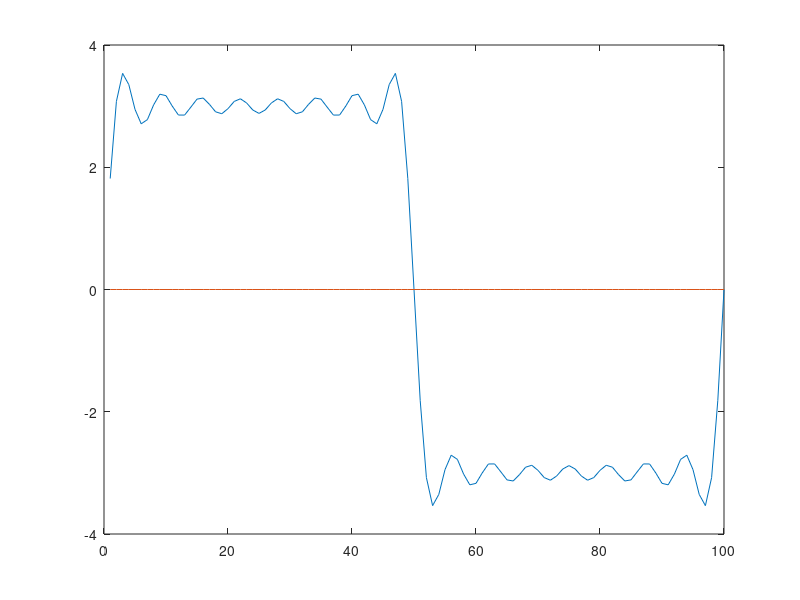

MATLAB code to generate this figure:

%p1
  T = 100;
  A = 3;
  for t = 1:T/2
    s(t) = A ;
  endfor
  
  for t = T/2:T
    s(t) = -A ;
  endfor
  
  
  #plot(1:T, s);
  #ylim([-A-1 A+1]);

%p2

  K = 3;

  c = zeros(1, 2*K + 1);
   for k = -K:K
     if (mod(k, 2) == 0)
       c(k + K + 1) = 0;
       else
        c(k + K + 1) = 2 * A / (j * pi * k);
     endif
 end
  

 stem([-K:K], abs(c));
 
%p3
    
  sum = zeros(1, T);
  
  for t = 1:T
    for k = -K:K
      sum(t) = sum(t) + c(k + K + 1) * exp(j * 2 * pi * k * t/T);
    endfor
  endfor
 
 
 
#p4
  
  #plot(1:T, sum);
  
%p5
    
  s1 = zeros(1, T);
  s2 = zeros(1, T);
  
  
  K1 = 15;
  K2 = 20;
 
  
 c1 = zeros(1, 2*K1 + 1);
   for k = -K1:K1
     if (mod(k, 2) == 0)
       c1(k + K1 + 1) = 0;
       else
        c1(k + K1 + 1) = 2 * A / (j * pi * k);
       
     endif
 end
 
  c2 = zeros(1, 2*K2 + 1);
   for k = -K2:K2
     if (mod(k, 2) == 0)
       c(k + K2 + 1) = 0;
       else
        c(k + K2 + 1) = 2 * A / (j * pi * k);
      
     endif
 end
  
  
  for t = 1:T
    for k1 = -K1:K1
      s1(t) = s1(t) + c1(k1 + K1 + 1) * exp(j * 2 * pi * k1 * t/T);
    endfor
    for k2 = -K2:K2
      s2(t) = s2(t) + c2(k2 + K2 + 1) * exp(j * 2 * pi * k2 * t/T);
    endfor
  endfor
  
  
  plot(1:T, s1);
  hold on;
  plot(1:T, s2);
  